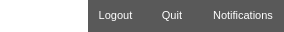
<?xml version="1.0" encoding="UTF-8"?>
<ui version="4.0">
 <class>MainPanelWidget</class>
 <widget class="QWidget" name="MainPanelWidget">
  <property name="geometry">
   <rect>
    <x>0</x>
    <y>0</y>
    <width>284</width>
    <height>32</height>
   </rect>
  </property>
  <property name="minimumSize">
   <size>
    <width>0</width>
    <height>32</height>
   </size>
  </property>
  <property name="maximumSize">
   <size>
    <width>16777215</width>
    <height>32</height>
   </size>
  </property>
  <property name="windowTitle">
   <string>MainPanelWidget</string>
  </property>
  <property name="styleSheet">
   <string notr="true">QWidget#MainPanelWidget {
	background-color: transparent;
}

QWidget#ButtonContainerWidget {
	background-color: rgba(34,34,34,191);
}

QWidget#CornerWidget {
	background-color: transparent;
	background-image: url('./data/ui/images/menus/corner_piece_top.png');
	background-position: top right;
	background-repeat: no-repeat;
}

QPushButton {
	min-width: 40px;
	padding-left: 5px;
	padding-right: 5px;
	font-size: 11px;
	color: rgb(61, 80, 255);
	background-color: rgba(255, 255, 255, 0);
}

QPushButton::hover {
	color: black;
	background-color: rgba(255,255,255,150);
	border-radius: 5px;
}

QPushButton::!hover {
	color: rgb(255, 255, 255);
}

QPushButton::pressed {
	color: darkgrey;
	border: 0px;
}</string>
  </property>
  <layout class="QVBoxLayout" name="verticalLayout">
   <property name="margin">
    <number>0</number>
   </property>
   <item>
    <widget class="QFrame" name="MainFrame">
     <property name="lineWidth">
      <number>0</number>
     </property>
     <layout class="QHBoxLayout" name="horizontalLayout_2">
      <property name="spacing">
       <number>0</number>
      </property>
      <property name="margin">
       <number>0</number>
      </property>
      <item>
       <spacer name="horizontalSpacer">
        <property name="orientation">
         <enum>Qt::Horizontal</enum>
        </property>
        <property name="sizeHint" stdset="0">
         <size>
          <width>40</width>
          <height>20</height>
         </size>
        </property>
       </spacer>
      </item>
      <item>
       <widget class="QWidget" name="CornerWidget" native="true">
        <property name="sizePolicy">
         <sizepolicy hsizetype="Fixed" vsizetype="Fixed">
          <horstretch>0</horstretch>
          <verstretch>0</verstretch>
         </sizepolicy>
        </property>
        <property name="minimumSize">
         <size>
          <width>34</width>
          <height>32</height>
         </size>
        </property>
        <property name="maximumSize">
         <size>
          <width>34</width>
          <height>32</height>
         </size>
        </property>
       </widget>
      </item>
      <item>
       <widget class="QWidget" name="ButtonContainerWidget" native="true">
        <property name="minimumSize">
         <size>
          <width>50</width>
          <height>0</height>
         </size>
        </property>
        <property name="styleSheet">
         <string>QWidget#inworldControls {
	background-color: transparent;
}

QWidget#ButtonContainerWidget {
	background-color: rgba(34,34,34,191);
}

QWidget#CornerWidget {
	background-color: transparent;
	background-image: url('./data/ui/images/menus/corner_piece_top.png');
	background-position: top right;
	background-repeat: no-repeat;
}

QPushButton {
	min-width: 40px;
	padding-left: 5px;
	padding-right: 5px;
	font-size: 11px;
	color: rgb(61, 80, 255);
	background-color: rgba(255, 255, 255, 0);
}

QPushButton::hover {
	color: black;
	background-color: rgba(255,255,255,150);
	border-radius: 5px;
}

QPushButton::!hover {
	color: rgb(255, 255, 255);
}

QPushButton::pressed {
	color: darkgrey;
	border: 0px;
}</string>
        </property>
        <layout class="QHBoxLayout" name="horizontalLayout">
         <property name="spacing">
          <number>0</number>
         </property>
         <property name="margin">
          <number>0</number>
         </property>
         <item>
          <layout class="QHBoxLayout" name="topcontrols">
           <property name="spacing">
            <number>6</number>
           </property>
           <item>
            <widget class="QPushButton" name="buttonLogout">
             <property name="minimumSize">
              <size>
               <width>50</width>
               <height>17</height>
              </size>
             </property>
             <property name="maximumSize">
              <size>
               <width>50</width>
               <height>17</height>
              </size>
             </property>
             <property name="text">
              <string> Logout</string>
             </property>
             <property name="flat">
              <bool>true</bool>
             </property>
            </widget>
           </item>
           <item>
            <widget class="QPushButton" name="buttonQuit">
             <property name="minimumSize">
              <size>
               <width>50</width>
               <height>17</height>
              </size>
             </property>
             <property name="maximumSize">
              <size>
               <width>55</width>
               <height>17</height>
              </size>
             </property>
             <property name="text">
              <string>Quit</string>
             </property>
             <property name="flat">
              <bool>true</bool>
             </property>
            </widget>
           </item>
           <item>
            <widget class="QPushButton" name="buttonNotifications">
             <property name="minimumSize">
              <size>
               <width>80</width>
               <height>17</height>
              </size>
             </property>
             <property name="maximumSize">
              <size>
               <width>80</width>
               <height>17</height>
              </size>
             </property>
             <property name="styleSheet">
              <string notr="true">margin-right: 5px;</string>
             </property>
             <property name="text">
              <string> Notifications</string>
             </property>
             <property name="flat">
              <bool>true</bool>
             </property>
            </widget>
           </item>
          </layout>
         </item>
        </layout>
       </widget>
      </item>
     </layout>
    </widget>
   </item>
  </layout>
 </widget>
 <resources/>
 <connections/>
</ui>
